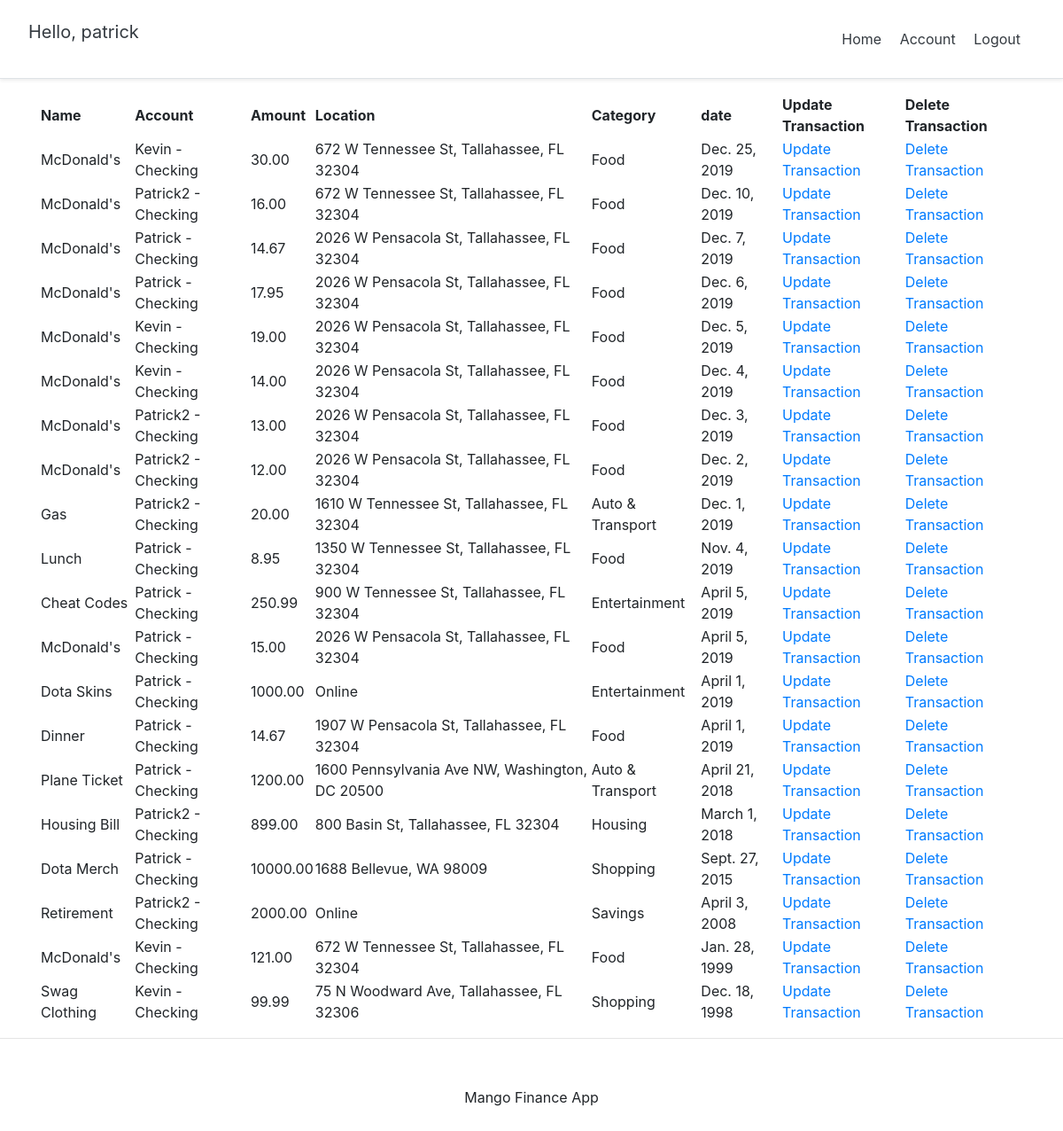
/mango/account/transactions_list (signed in), run on the app's committed database.
### mango/models.py (models this page shows, shortened)
class userAccount(AbstractBaseUser):
    email = models.EmailField(verbose_name='email', max_length=128 , unique=True)
    username = models.CharField(max_length=30, unique=True)
    date_joined = models.DateTimeField(verbose_name="date joined", auto_now_add=True)
    last_login = models.DateTimeField(verbose_name="last login", auto_now=True)
    is_admin = models.BooleanField(default=False)
    is_active = models.BooleanField(default=True)
    is_staff = models.BooleanField(default=False)
    is_superuser = models.BooleanField(default=False)
    user_id = models.AutoField(primary_key=True)
    password = models.CharField(max_length=20)
    first_name = models.CharField(max_length=30)
    last_name = models.CharField(max_length=30)
    USERNAME_FIELD = 'email'
    REQUIRED_FIELDS = ['username']
    objects = userAccountManager()

class Transactions(models.Model):
    transaction_ID = models.AutoField(primary_key=True, editable=False)
    transaction_plaidID = models.CharField(max_length=128, unique=True, null=True, editable=False)
    transaction_name = models.CharField(max_length=128, null=False)
    transaction_amount = models.DecimalField(max_digits=10, decimal_places=2, null=False)
    transaction_location = models.CharField(max_length=256, editable=True, null=True)
    transaction_date = models.DateField(auto_now=False)
    account= models.ForeignKey(Account, on_delete=models.CASCADE)
    category = models.ForeignKey(Category, on_delete=models.CASCADE)

class Account(models.Model):
    account_ID = models.AutoField(primary_key=True)
    account_PlaidID = models.CharField(max_length=128,unique=True, null=True, editable=False)
    account_name = models.CharField(max_length=128)
    account_type = models.CharField(max_length=128)
    user = models.ForeignKey(userAccount, on_delete=models.CASCADE)
    def __str__(self):
        return self.account_name + " - " + self.account_type

class Category(models.Model):
    category_ID = models.AutoField(primary_key=True, editable=False)
    category_name = models.CharField(max_length=128, null=False)
    category_color = models.CharField(max_length=11, null=False)
    def __str__(self):
        return self.category_name

### mango/views.py (the view)
# urls.py: path('account/transactions_list', transactionsList.as_view(), name="transaction_list"),
class transactionsList(ListView):
    template_name = "mango/transaction_list.html"
    model = Transactions
    queryset = Transactions.objects.all().order_by('-transaction_date')
    success_url = '/'
    def get_queryset(self):
        user = self.request.user.user_id
        return self.queryset.filter(
            account__user = user
        )

### templates/mango/transaction_list.html (shortened to what this page needs)
{% extends 'mango/base.html' %}
{% load staticfiles %}
{% block body_block %}
<div class="container">
    <div class="d-flex flex-column">
        <table>
                <tr>
                    <th>Name</th>
                    <th>Account</th>
                    <th>Amount</th>
                    <th>Location</th>
                    <th>Category</th>
                    <th>date</th>
                    <th>Update Transaction</th>
                    <th>Delete Transaction</th>
                </tr>
        {% for item in object_list %}
            <tr>
                <td> {{ item.transaction_name }}</td>
                <td>{{ item.account  }}</td>
                <td>{{ item.transaction_amount }}</td>
                <td>{{ item.transaction_location }}</td>
                <td>{{ item.category }}</td>
                <td>{{ item.transaction_date }}</td>
                <td> <a href=" {% url 'mango:update_transaction' item.transaction_ID %} ">Update Transaction</a> </td>
                <td> <a href=" {% url 'mango:delete_transaction' item.transaction_ID %}">Delete Transaction</a> </td>
            </tr>
        {% endfor %}
        </table>
    </div>
</div>
{% endblock %}

### templates/mango/base.html (shortened to what this page needs)
<!doctype html>
{% load staticfiles %}
<html lang="en">
  <head>
    {% include 'snippets/header.html' %}
  </head>
  <body>
    <div class="main">
      {% block body_block %}
      {% endblock %}
    </div>
    {% include 'snippets/footer.html' %}
  </body>
</html>

### templates/snippets/header.html (shortened to what this page needs)
<link rel="stylesheet" href="https://stackpath.bootstrapcdn.com/bootstrap/4.3.1/css/bootstrap.min.css">
<div class="d-flex flex-column flex-md-row align-items-center p-3 px-md-4 mb-3 bg-white border-bottom shadow-sm">
    <h5 class="my-0 mr-md-auto font-weight-normal">
        {% if request.user.is_authenticated %}
            <p class="p-2 text-dark">Hello, {{ request.user.username }}</p>
        {% endif %}</h5>
    <nav class="my-2 my-md-0 mr-md-3">
        {% if request.user.is_authenticated %}
            <a class="p-2 text-dark" href="{% url 'mango:index' %}">Home</a>
            <a class="p-2 text-dark" href="{% url 'mango:account' %}">Account</a>
            <a class="p-2 text-dark" href="{% url 'mango:logout' %}">Logout</a>
        {% else %}
            <a class="p-2 text-dark" href="{% url 'mango:index' %}">Home</a>
            <a class="p-2 text-dark" href="{% url 'mango:login' %}">Login</a>
            <a class="btn btn-outline-primary" href="{% url 'mango:register' %}">Sign up</a>
        {% endif %}
    </nav>
</div>

### templates/snippets/footer.html (shortened to what this page needs)
<hr>
<div class="d-flex flex-row align-items-center footer">
    <p class="m-auto">Mango Finance App</p>
</div>

### templates/mango/base.html (style rules this page uses)
.main { min-height: 100vh; height: 100%; }

### templates/snippets/footer.html (style rules this page uses)
.footer { min-height: 100px; }

### data on the page
userAccount: user.username "patrick"
Transactions: transaction_name "McDonald's", account "Kevin - Checking", transaction_amount "30.00", transaction_location "672 W Tennessee St, Tallahassee, FL 32304", category "Food", transaction_date "Dec. 25, 2019"
Transactions: transaction_name "McDonald's", account "Patrick2 - Checking", transaction_amount "16.00", transaction_location "672 W Tennessee St, Tallahassee, FL 32304", category "Food", transaction_date "Dec. 10, 2019"
Transactions: transaction_name "McDonald's", account "Patrick - Checking", transaction_amount "14.67", transaction_location "2026 W Pensacola St, Tallahassee, FL 32304", category "Food", transaction_date "Dec. 7, 2019"
Transactions: transaction_name "McDonald's", account "Patrick - Checking", transaction_amount "17.95", transaction_location "2026 W Pensacola St, Tallahassee, FL 32304", category "Food", transaction_date "Dec. 6, 2019"
Transactions: transaction_name "McDonald's", account "Kevin - Checking", transaction_amount "19.00", transaction_location "2026 W Pensacola St, Tallahassee, FL 32304", category "Food", transaction_date "Dec. 5, 2019"
Transactions: transaction_name "McDonald's", account "Kevin - Checking", transaction_amount "14.00", transaction_location "2026 W Pensacola St, Tallahassee, FL 32304", category "Food", transaction_date "Dec. 4, 2019"
Transactions: transaction_name "McDonald's", account "Patrick2 - Checking", transaction_amount "13.00", transaction_location "2026 W Pensacola St, Tallahassee, FL 32304", category "Food", transaction_date "Dec. 3, 2019"
Transactions: transaction_name "McDonald's", account "Patrick2 - Checking", transaction_amount "12.00", transaction_location "2026 W Pensacola St, Tallahassee, FL 32304", category "Food", transaction_date "Dec. 2, 2019"
Transactions: transaction_name "Gas", account "Patrick2 - Checking", transaction_amount "20.00", transaction_location "1610 W Tennessee St, Tallahassee, FL 32304", category "Auto & Transport", transaction_date "Dec. 1, 2019"
Transactions: transaction_name "Lunch", account "Patrick - Checking", transaction_amount "8.95", transaction_location "1350 W Tennessee St, Tallahassee, FL 32304", category "Food", transaction_date "Nov. 4, 2019"
Transactions: transaction_name "Cheat Codes", account "Patrick - Checking", transaction_amount "250.99", transaction_location "900 W Tennessee St, Tallahassee, FL 32304", category "Entertainment", transaction_date "April 5, 2019"
Transactions: transaction_name "McDonald's", account "Patrick - Checking", transaction_amount "15.00", transaction_location "2026 W Pensacola St, Tallahassee, FL 32304", category "Food", transaction_date "April 5, 2019"
Transactions: transaction_name "Dota Skins", account "Patrick - Checking", transaction_amount "1000.00", transaction_location "Online", category "Entertainment", transaction_date "April 1, 2019"
Transactions: transaction_name "Dinner", account "Patrick - Checking", transaction_amount "14.67", transaction_location "1907 W Pensacola St, Tallahassee, FL 32304", category "Food", transaction_date "April 1, 2019"
Transactions: transaction_name "Plane Ticket", account "Patrick - Checking", transaction_amount "1200.00", transaction_location "1600 Pennsylvania Ave NW, Washington, DC 20500", category "Auto & Transport", transaction_date "April 21, 2018"
Transactions: transaction_name "Housing Bill", account "Patrick2 - Checking", transaction_amount "899.00", transaction_location "800 Basin St, Tallahassee, FL 32304", category "Housing", transaction_date "March 1, 2018"
Transactions: transaction_name "Dota Merch", account "Patrick - Checking", transaction_amount "10000.00", transaction_location "1688 Bellevue, WA 98009", category "Shopping", transaction_date "Sept. 27, 2015"
Transactions: transaction_name "Retirement", account "Patrick2 - Checking", transaction_amount "2000.00", transaction_location "Online", category "Savings", transaction_date "April 3, 2008"
Transactions: transaction_name "McDonald's", account "Kevin - Checking", transaction_amount "121.00", transaction_location "672 W Tennessee St, Tallahassee, FL 32304", category "Food", transaction_date "Jan. 28, 1999"
Transactions: transaction_name "Swag Clothing", account "Kevin - Checking", transaction_amount "99.99", transaction_location "75 N Woodward Ave, Tallahassee, FL 32306", category "Shopping", transaction_date "Dec. 18, 1998"
